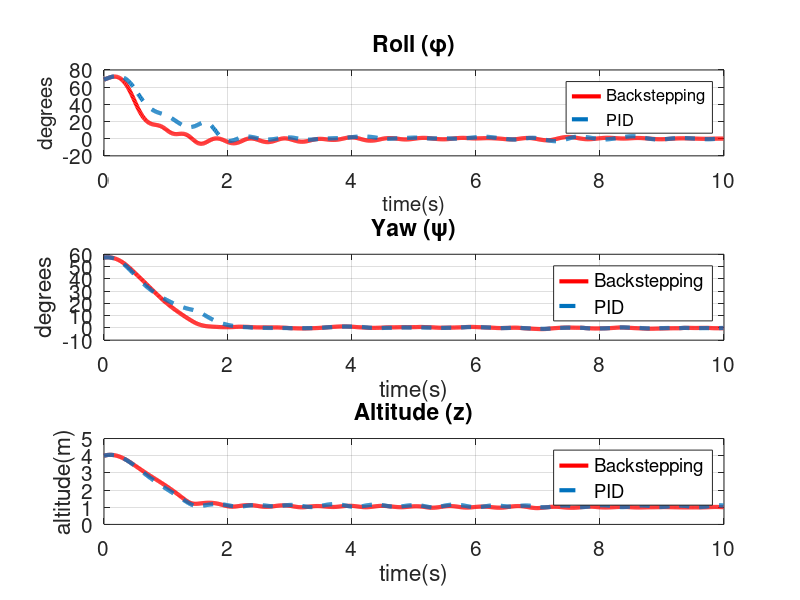

Reproduce this figure in MATLAB.
% %% plot generator for reports:
% Model.modelsiminit;
% cd +Model\
% open_system ('systema.mdl');
% cd ..
% sim('systema');
% save('sim_states','states');
% clear all
% load('sim_states');
% close all
% %
% a = 1:50:length(states.signals.values(:,1));
% plot3(states.signals.values(a,9),states.signals.values(a,11),states.signals.values(a,7),'-x','MarkerSize',12);
% axis([-4 4 -4 4 0 3])
% grid('on')
% hold on
% plot3(zeros(3,1),zeros(3,1),0:1:2,'r-o','MarkerSize',20);
% plot3(3*ones(3,1),zeros(3,1),0:1:2,'r-o','MarkerSize',20);
% plot3(zeros(3,1),3*ones(3,1),0:1:2,'r-o','MarkerSize',20);
% plot3(3*ones(3,1),3*ones(3,1),0:1:2,'r-o','MarkerSize',20);
% hold off
%%
%  pidstates = states;
%  save('pidstates','pidstates');
clear all
load('bsstates');
load('pidstates');
subplot(3,1,1)
plot(bsstates.time(1:1000),(180/pi)*bsstates.signals.values(1:1000,1),'-r','LineWidth',3);
hold on
plot(pidstates.time(1:1000),(180/pi)*pidstates.signals.values(1:1000,1),'--','LineWidth',3);
hold off
title('Roll (\phi)','FontSize',15)
set(gca,'FontSize',15)
grid('on')
xlabel('time(s)','FontSize',15)
ylabel('degrees','FontSize',15)
legend('Backstepping','PID','FontSize',12)
% 
subplot(3,1,2)
plot(bsstates.time(1:1000),(180/pi)*bsstates.signals.values(1:1000,5),'-r','LineWidth',3);
hold on
plot(pidstates.time(1:1000),(180/pi)*pidstates.signals.values(1:1000,5),'--','LineWidth',3);
hold off
title('Yaw (\psi)','FontSize',15)
grid('on')
xlabel('time(s)','FontSize',15)
ylabel('degrees','FontSize',15)
legend('Backstepping','PID','FontSize',12)
set(gca,'FontSize',15)
% 
subplot(3,1,3)
plot(bsstates.time(1:1000),bsstates.signals.values(1:1000,7),'-r','LineWidth',3);
hold on
plot(pidstates.time(1:1000),pidstates.signals.values(1:1000,7),'--','LineWidth',3);
hold off
title('Altitude (z)','FontSize',15)
grid('on')
legend('Backstepping','PID','FontSize',12)
xlabel('time(s)','FontSize',15)
ylabel('altitude(m)','FontSize',15)
set(gca,'FontSize',15)
% 
% 
% %%X
% plot(states.time(1:end),states.signals.values(1:end,11),'-r','LineWidth',2);
% title('Altitude','FontSize',15)
% grid('on')
% xlabel('time(s)','FontSize',15)
% ylabel('X position(m)','FontSize',15)
% set(gca,'Fontsize',18)